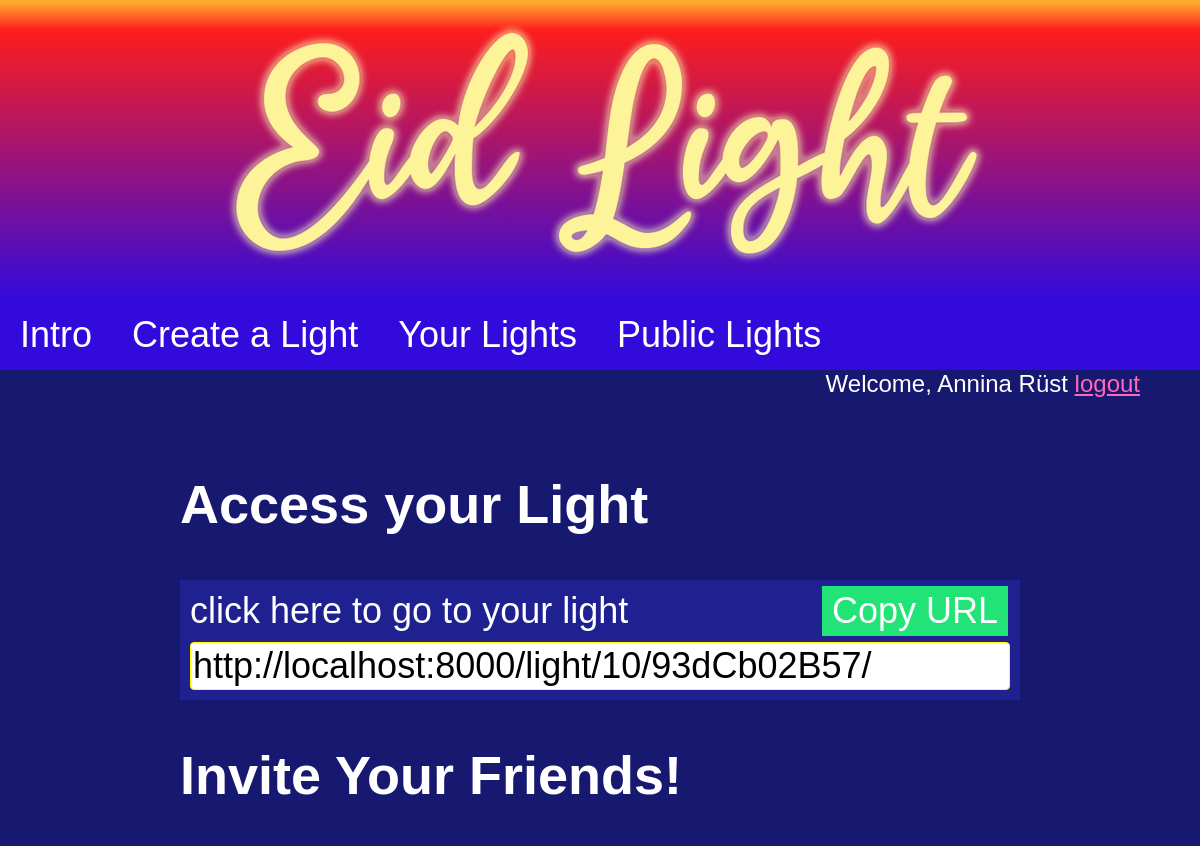
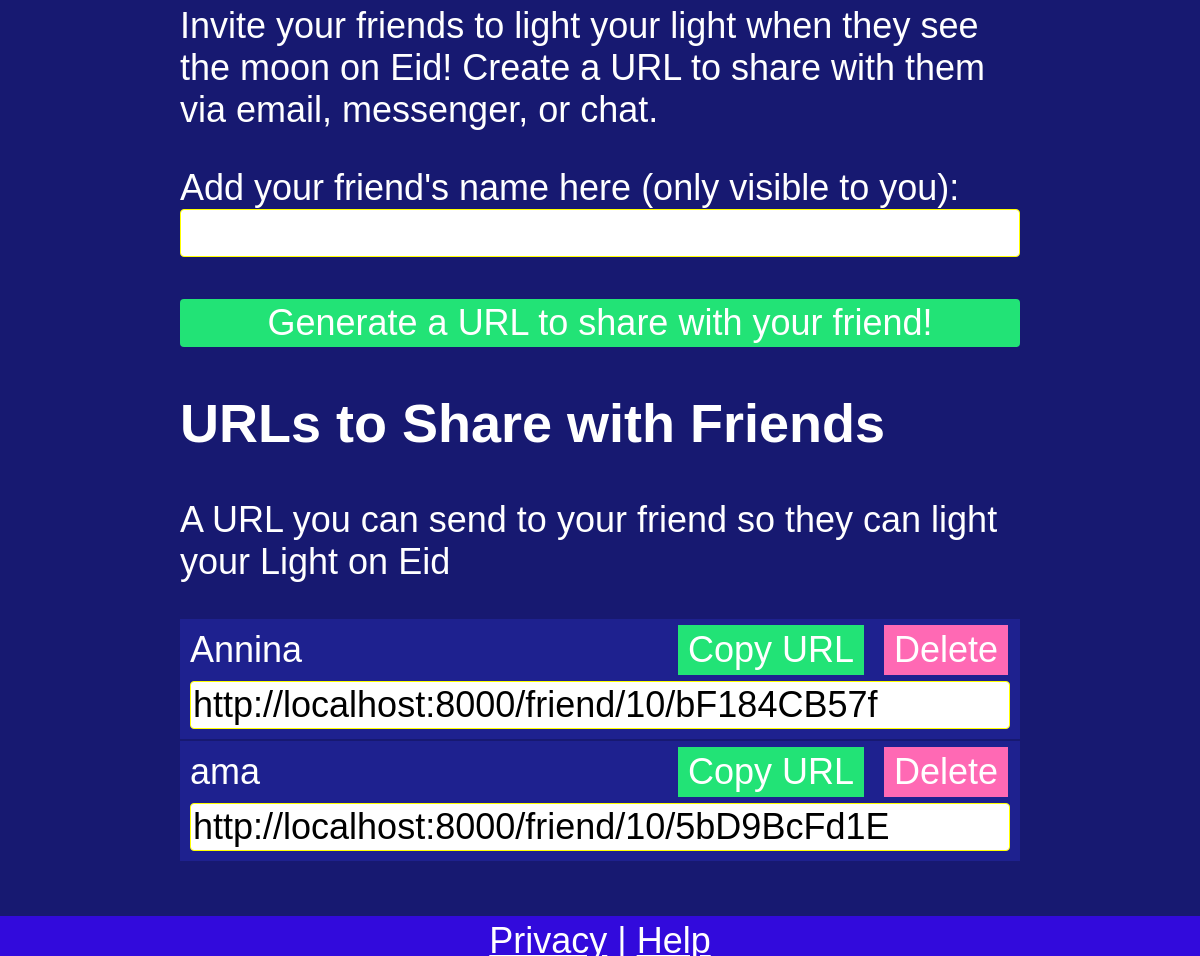
Screenshot of /addfriends/10/93dCb02B57 (signed in) with the database file from the repository (2 pictures, top to bottom).
### eid_light/models.py (models this page shows, shortened)
class Light(models.Model):
	name = models.CharField(max_length=100)
	ident = models.TextField(unique=True, max_length=20)
	public = models.BooleanField(default=False);
	user = models.ForeignKey(settings.AUTH_USER_MODEL,
        on_delete=models.CASCADE,
    )

class Friends(models.Model):
	name = models.CharField(max_length=255)
	on = models.BooleanField(default=False)
	ident = models.TextField(unique=True, max_length=20)
	light = models.ForeignKey(
	'Light',
	on_delete=models.CASCADE,
	)
	created = models.DateTimeField(auto_now_add=True)
	updated = models.DateTimeField(auto_now=True)

### eid_light/views.py (the view, shortened to what this page needs)
# urls.py: path('addfriends/<int:pk>/<str:characters>', views.addfriends, name="addfriends"),
def addfriends(request, pk, characters):
	l = Light.objects.get(id=pk)
	f = Friends.objects.all().filter(light = l)
	return render(request, 'start.html', {'id':l.id,  'friends' : f, 'light_string':l.ident,})

### eid_light/templates/start.html (shortened to what this page needs)
{% extends "base.html" %}
{% block content %}
{% load socialaccount %}
 <div class="align-to-right">
  {% if user.is_authenticated %}
 	Welcome, {{user.first_name}} {{user.last_name}} <a href="/accounts/logout"> logout </a>
 	{%else%}
 <a href="{% provider_login_url 'google' %}">Login with Google</a></div>
 {% endif %}
 </div>
<div class="content">
{% if user.is_authenticated %}
<h2>Access your Light</h2>
<ul><li>
<div><a href="/light/{{id}}/{{light_string}}">click here to go to your light</a></div>
<div class="add_right"><a href="" onclick="myFunction()">Copy URL</a></div>
<div><input type="text" value="http://localhost:8000/light/{{id}}/{{light_string}}/" id="myInput"> <div></li></ul>
<h2> Invite Your Friends! </h2>
<p>Invite your friends to light your light when they see the moon on Eid! Create a URL to share with them via email, messenger, or chat.</p>
     <form>
      <label for="name">Add your friend's name here (only visible to you):</label><br>
  		<input type="text" id="name" name="name"><br/><br/>
 		<input type="submit" value="Generate a URL to share with your friend!">
	 </form>
	 {%if friends%}
     <h2> URLs to Share with Friends </h2>
	 <p>A URL you can send to your friend so they can light your Light on Eid <br> <a href = "">{{sl}}</a></p>
			<ul>
		  		{% for i in friends %}
		  		<li> <div>{{i.name}}</div><div class="add"><a href="" onclick="myFunction()">Copy URL</a></div><div class="delete"><a href="/deletefriend/{{i.id}}/{{id}}/">Delete</a></div>
		  		 <div><input type="text" value="http://localhost:8000/friend/{{id}}/{{i.ident}}" id="myInput"> <div></li>
		  		{% endfor %}
		  </ul>
	{% else %}
				<p>	No URLs to share yet!</p>
	{% endif %}
    <h1> &nbsp; <br/></h1>
 </div>
{% endif %}
{% endblock %}

### eid_light/templates/base.html (shortened to what this page needs)
{% load i18n %}
<!DOCTYPE html>
<html>
  <head>
 	 </head>
  	<body>
  {% load static %}
    {% block body %}
<div class="top_pic">
<img src="{% static 'eid_light_logo.png' %}" class ="banner" >
</div>
<div class="topnav">
  <a href="/">Intro</a>
  <a href="/createlight/{%if user.id%}{{user.id}}/{%else%}0/{%endif%}">Create a Light</a>
  <a href="/yourlights/{%if user.id%}{{user.id}}/{%else%}0/{%endif%}">Your Lights</a>
  <a href="/public/">Public Lights</a>
</div>
    {% block content %}
    {% endblock %}
    {% endblock %}
<div class="footer">
  <a href="/privacy/">Privacy</a> |   <a href="/tutorial/">Help</a>
</div>
  </body>
</html>

### eid_light/templates/base.html (style rules this page uses)
* { box-sizing: border-box; font-family: Arial, Helvetica, sans-serif; }
body { margin: 0; font-family: Arial, Helvetica, sans-serif; background-color: #171971; color:#fff; font-size:3vw; }
.banner { padding-top:1vw; display: block; margin-left: auto; margin-right: auto; max-width: 100%; height: auto; }
.top_pic { overflow: hidden; height:300px; background: rgb(255,168,46); background: linear-gradient(180deg, rgba(255,168,46,1) 1%, rgba(253,29,29,1) 10%, rgba(50,10,220,1) 100%); }
.topnav { overflow: hidden; background-color: #320adc; }
.topnav a { float: left; color: #ffffff; padding: 14px 20px; text-decoration: none; }
.content { padding-top: 30px; left: 15vw; right:15vw; display: block; position: absolute; max-width: 100%; height: auto; font-size: 3vw; }
input[type=text], select { width: 100%; }
input { height: 4vw; font-size: 3vw; border: 1px solid #FFFF00; border-radius: 4px; }
.content label { font-size: 3vw; font-weight: normal; margin-top:0; }
input[type=submit] { width: 100%; height: 4vw; background-color: #22e376; color: white; border: none; border-radius: 4px; }
h1 { font-size: 4vw; margin: 0; padding-top:2px; padding-bottom:2px; }
.footer { padding-top:4px; position: fixed; text-align:center; color: white; font-size: 3vw; bottom: 0; width: 100%; height: 40px; background: #320adc; }
.footer a { color: white; }
.align-to-right { text-align: right; padding-right: 5vw; font-size: 2vw; }
.align-to-right a { color: hotpink; }
ul { padding-left: 0; list-style-type: none; }
li { position: relative; padding: 10px; margin-bottom: 2px; background-color: #1e218f; }
li input { margin-top:10px; }
.delete { position: absolute; top: 6px; right: 1vw; padding: 4px 10px; background-color: hotpink; cursor: pointer; }
.add { position: absolute; top: 6px; right: 13vw; padding: 4px 10px; background-color: #22e376; cursor: pointer; }
.add_right { position: absolute; top: 6px; right: 1vw; padding: 4px 10px; background-color: #22e376; cursor: pointer; }
li a { color: white; text-decoration: none; }

### rows the page displays
Light: ident "http://localhost:8000/light/10/93dCb02B57/"
Friends: name "Annina", ident "http://localhost:8000/friend/10/bF184CB57f"
Friends: name "ama", ident "http://localhost:8000/friend/10/5bD9BcFd1E"

### other values shown
{{ user.first_name }} "Annina"
{{ user.last_name }} "Rüst"
